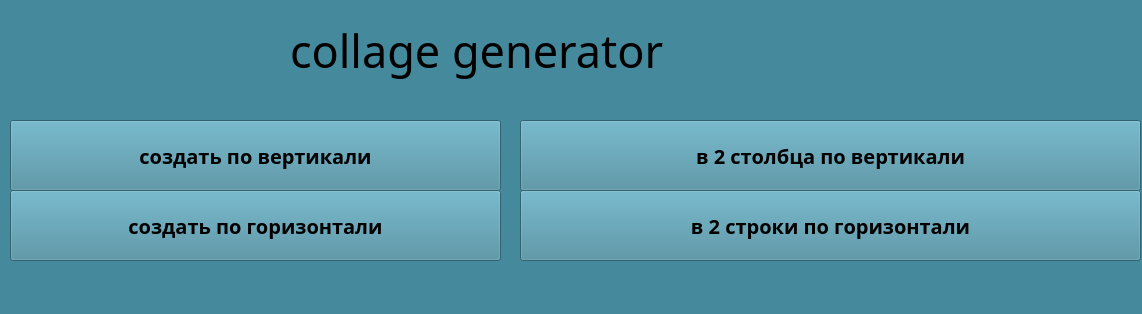
<?xml version="1.0" encoding="UTF-8"?>
<ui version="4.0">
 <class>MyQtClass</class>
 <widget class="QMainWindow" name="MyQtClass">
  <property name="geometry">
   <rect>
    <x>0</x>
    <y>0</y>
    <width>1142</width>
    <height>314</height>
   </rect>
  </property>
  <property name="windowTitle">
   <string>MyQtClass</string>
  </property>
  <property name="styleSheet">
   <string notr="true">

background-color: rgb(69, 137, 156);
</string>
  </property>
  <widget class="QWidget" name="centralwidget">
   <widget class="QLabel" name="usertext">
    <property name="geometry">
     <rect>
      <x>290</x>
      <y>-10</y>
      <width>691</width>
      <height>121</height>
     </rect>
    </property>
    <property name="font">
     <font>
      <family>Bodoni MT Black</family>
      <pointsize>34</pointsize>
     </font>
    </property>
    <property name="styleSheet">
     <string notr="true"/>
    </property>
    <property name="text">
     <string>collage generator</string>
    </property>
   </widget>
   <widget class="QPushButton" name="collagebtn_ver">
    <property name="geometry">
     <rect>
      <x>10</x>
      <y>120</y>
      <width>491</width>
      <height>71</height>
     </rect>
    </property>
    <property name="font">
     <font>
      <family>Arial Black</family>
      <pointsize>15</pointsize>
      <weight>75</weight>
      <bold>true</bold>
     </font>
    </property>
    <property name="cursor">
     <cursorShape>CrossCursor</cursorShape>
    </property>
    <property name="text">
     <string>создать по вертикали</string>
    </property>
   </widget>
   <widget class="QPushButton" name="collagebtn_hor">
    <property name="geometry">
     <rect>
      <x>10</x>
      <y>190</y>
      <width>491</width>
      <height>71</height>
     </rect>
    </property>
    <property name="font">
     <font>
      <family>Arial Black</family>
      <pointsize>15</pointsize>
      <weight>75</weight>
      <bold>true</bold>
     </font>
    </property>
    <property name="cursor">
     <cursorShape>CrossCursor</cursorShape>
    </property>
    <property name="text">
     <string>создать по горизонтали</string>
    </property>
   </widget>
   <widget class="QPushButton" name="collagebtn_ver_2">
    <property name="geometry">
     <rect>
      <x>520</x>
      <y>120</y>
      <width>621</width>
      <height>71</height>
     </rect>
    </property>
    <property name="font">
     <font>
      <family>Arial Black</family>
      <pointsize>15</pointsize>
      <weight>75</weight>
      <bold>true</bold>
     </font>
    </property>
    <property name="cursor">
     <cursorShape>CrossCursor</cursorShape>
    </property>
    <property name="text">
     <string>в 2 столбца по вертикали</string>
    </property>
   </widget>
   <widget class="QPushButton" name="collagebtn_hor_2">
    <property name="geometry">
     <rect>
      <x>520</x>
      <y>190</y>
      <width>621</width>
      <height>71</height>
     </rect>
    </property>
    <property name="font">
     <font>
      <family>Arial Black</family>
      <pointsize>15</pointsize>
      <weight>75</weight>
      <bold>true</bold>
     </font>
    </property>
    <property name="cursor">
     <cursorShape>CrossCursor</cursorShape>
    </property>
    <property name="text">
     <string>в 2 строки по горизонтали</string>
    </property>
   </widget>
  </widget>
  <widget class="QMenuBar" name="menubar">
   <property name="geometry">
    <rect>
     <x>0</x>
     <y>0</y>
     <width>1142</width>
     <height>25</height>
    </rect>
   </property>
  </widget>
  <widget class="QStatusBar" name="statusbar"/>
 </widget>
 <resources/>
 <connections/>
</ui>
